Frame 1 (no input): blank canvas, image omitted
Frame 60 (the mouse pressed at the canvas centre just before this capture): blank canvas, image omitted
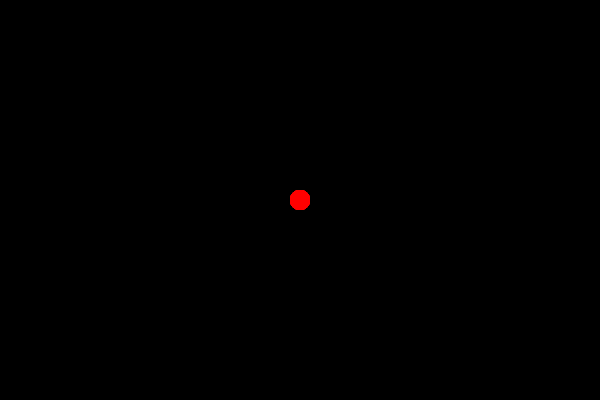
Frame 120 (the mouse held since frame 60 and released just before this capture)

The Processing sketch whose frames 1 and 60 were blank and that drew this single picture after the mouse press (run headless with seeded random() and noise(); from frame 60 on, the mouse is pressed at the canvas centre):

// Processing sketch: interact_18_constrain
// ── interact_18_constrain.pde
void setup() {
  size(600, 400);
  background(0);
  noStroke();
}

void draw() {
  float x = constrain(mouseX, 100, 500);
  float y = constrain(mouseY, 100, 300);
  if (mousePressed == true) {
    fill(255, 0, 0);
    ellipse(x, y, 20, 20);
  }
}
